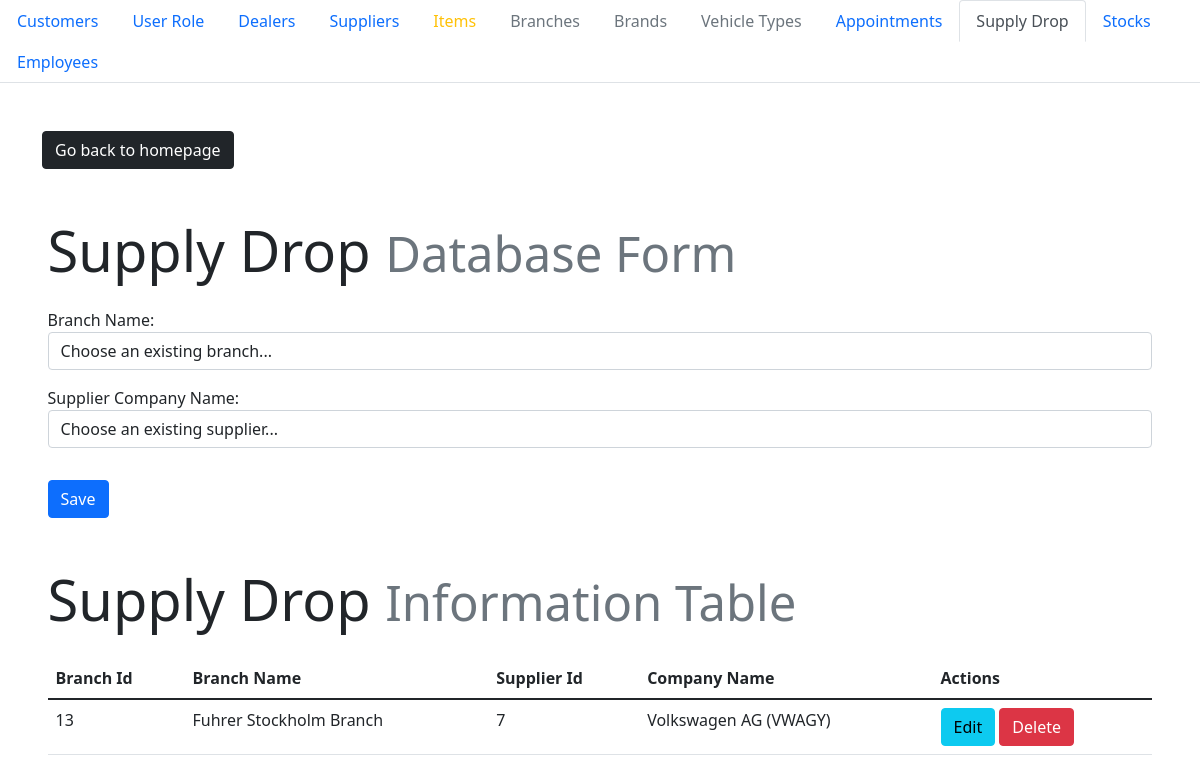
Page /avalon/admin/provides.php on the committed database.
### tables this page shows
CREATE TABLE `provides` (
  `branch_id` int(11) NOT NULL,
  `supplier_id` int(11) DEFAULT NULL
);

CREATE TABLE `branch` (
  `branch_id` int(11) NOT NULL,
  `branch_name` varchar(30) NOT NULL,
  `lot_no` varchar(30) NOT NULL,
  `street` varchar(30) NOT NULL,
  `city` varchar(30) NOT NULL,
  `country` varchar(30) NOT NULL
);

CREATE TABLE `supplier` (
  `supplier_id` int(10) NOT NULL,
  `company_name` varchar(30) NOT NULL,
  `lot_no` varchar(10) NOT NULL,
  `street` varchar(30) NOT NULL,
  `city` varchar(30) NOT NULL,
  `country` varchar(30) NOT NULL,
  `phone_no` bigint(12) NOT NULL,
  `email` varchar(30) NOT NULL
);

### avalon/admin/provides.php (the view, shortened to what this page needs)
<!DOCTYPE html>
<html lang="en">
<head>
    <link rel="stylesheet" href="style.css">
    <link href="https://cdn.jsdelivr.net/npm/bootstrap@5.1.3/dist/css/bootstrap.min.css" rel="stylesheet">
</head>
<body>
    <ul class="nav nav-tabs">
    <li class="nav-item">
        <a class="nav-link" href="./index.php">Customers</a>
    </li>
    <li class="nav-item">
        <a class="nav-link" href="./user_role.php">User Role</a>
    </li>
    <li class="nav-item">
        <a class="nav-link" href="./dealer.php">Dealers</a>
    </li>
    <li class="nav-item">
        <a class="nav-link" href="./supplier.php">Suppliers</a>
    </li>
    <li class="nav-item">
        <a class="nav-link text-warning" href="./item.php">Items</a>
    </li>
    <li class="nav-item">
        <a class="nav-link text-muted" href="./branch.php">Branches</a>
    </li>
    <li class="nav-item">
        <a class="nav-link text-muted" href="./brand.php">Brands</a>
    </li>
    <li class="nav-item">
        <a class="nav-link text-muted" href="./vehicle_type.php">Vehicle Types</a>
    </li>
    <li class="nav-item">
        <a class="nav-link" href="./appointment-admin.php">Appointments</a>
    </li>
    <li class="nav-item">
        <a class="nav-link active" href="./provides.php">Supply Drop</a>
    </li>
    <li class="nav-item">
        <a class="nav-link" href="./stocks.php">Stocks</a>
    </li>
    <li class="nav-item">
        <a class="nav-link" href="./works_at.php">Employees</a>
    </li>
    </ul>
    <?php require_once 'process_provides.php'; ?>
    <div class="container transition">
    <div style="padding-top: 3em;">
        <a class="btn btn-dark" href="../foradmin.php" role="button">Go back to homepage</a>
    </div>
    <div class="mx-auto" style="width: 99%; padding-top: 3em;">
    <h1 class="display-4">Supply Drop <small class="text-muted">Database Form</small></h1>
        <form action="process_provides.php" method="POST">
            <div class="col form-group" style="padding-top: 1em">
            <label for="">Branch Name:</label>
            <select name="branch_id"  class="form-control"  id="ddlselect">
                <option selected disabled value=NULL>Choose an existing branch...</option>
            </select>
            </div>
            <div class="col form-group" style="padding-top: 1em">
            <label for="">Supplier Company Name:</label>
            <select name="supplier_id"  class="form-control"  id="ddlselect">
                <option selected disabled value=NULL>Choose an existing supplier...</option>
            </select>
            </div>
            <div class="form-group" style="padding-top: 2em">
                <?php
                if ($update == true):
                ?>
                    <button type="submit" class="btn btn-info" name="update">Update</button>
                <?php else: ?>
                    <button type="submit" class="btn btn-primary" name="save">Save</button>
                <?php endif; ?>
            </div>
        </form>
    </div>
    <?php
        $mysqli = new mysqli('localhost', 'root', '', 'sza') or die(mysqli_error($mysqli));
        $result = $mysqli->query("SELECT
                                    provides.branch_id,
                                    branch.branch_name,
                                    provides.supplier_id,
                                    supplier.company_name
                                FROM branch
                                JOIN provides
                                    ON branch.branch_id = provides.branch_id
                                JOIN supplier
                                    ON supplier.supplier_id = provides.supplier_id;") or die(mysqli_error);
    ?>
    <div class="mx-auto" style="width: 99%; padding-top: 3em; padding-bottom: 5em;">
    <h1 class="display-4" style="padding-bottom: 0.3em;">Supply Drop <small class="text-muted">Information Table</small></h1>
        <table class="table">
            <thead>
                <tr>
                    <th>Branch Id</th>
                    <th>Branch Name</th>
                    <th>Supplier Id</th>
                    <th>Company Name</th>
                    <th>Actions</th>
                </tr>
            </thead>
        <?php
            while ($row = $result->fetch_assoc()): ?>
                <tr>
                    <td><?php echo $row['branch_id']; ?></td>
                    <td><?php echo $row['branch_name']; ?></td>
                    <td><?php echo $row['supplier_id']; ?></td>
                    <td><?php echo $row['company_name']; ?></td>
                    <td>
                        <a href="provides.php?edit=<?php echo $row['branch_id']; ?>&and=<?php echo $row['supplier_id']; ?>"
                            class="btn btn-info">Edit</a>
                        <button onclick="check(<?php echo $row['branch_id']; ?>, <?php echo $row['supplier_id']; ?>)" type="button" class="btn btn-danger">Delete</button>
                    </td>
                </tr>
            <?php endwhile; ?>
        </table>
    </div>
    </div>
</body>
</html>

### avalon/admin/style.css (style rules this page uses)
.transition { animation: transitionIn 0.5s; }

### rows in the picture
provides: branch_id "13", branch_id.branch_name "Fuhrer Stockholm Branch", supplier "7", supplier.company_name "Volkswagen AG (VWAGY)"
